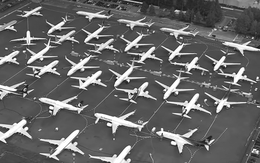
%> input picture Homework 1/3b.png, 260 x 163 px, shrunk from 1927 x 1211 before the run
$ octave solutions.m   (GNU Octave 9; MATLAB toolbox functions it lacks are replaced by stand-ins)
%> lines starting %> are read from the running program, lines starting %| are printed output that depends on the picture; in (x1, y1, x2, y2) boxes, pixels count from 0 and x2, y2 are one past the last pixel; in counts of white or black regions, pixels touching at a corner belong together; the program's own positions count from 1
% Author: G鰎kem Yilmaz
% Date: March 6, 2020
% Introduction to Computer Vision
% Homework 1

source_im = "3b.png";
source_image = imread(source_im);
%> source_image is the input picture: size 163x260x3 uint8; min 10, max 255, mean 103.2
if size(source_im) == 3
    source_image = rgb2gray(source_image);
end

% Test part for Question 1
figure;
histo = histogram(source_image);
%> after the loop in histogram, `for row = 1:rows`: histo = 256 values, max 4077 at index 89, min 0 at index 1, mean 496.6
bar(histo);
xlabel('Intensity');
ylabel('Count');
title("Histogram for: " + source_im);
%> figure, not shown here; tallest bar 4077 high, from x = 88.6 to 89.4

% To compare with MATLAB's built-in image histogram function
figure;
imhist(source_image);
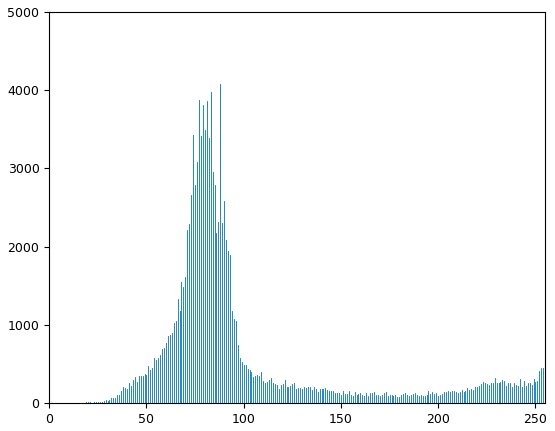
%> figure redrawn from the program's plot data; highest point at x = 88, y = 4077

% Test part for Question 2
binary_image = otsu_threshold(source_image);
%> in otsu_threshold, `n = histogram(source_image);`: n has the same summary as histo in histogram
%> in otsu_threshold, `N = sum(n);`: N = 127140
%> after the loop in otsu_threshold, `for i=1:256`:
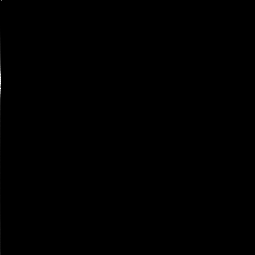
%> P: size 255x255 double; min 0, max 0.0321, mean 1.54e-05; drawn with min black and max white
%> the loop in otsu_threshold, `for T = 2:255` made 254 passes
%> (wb, weightb, wf, weightf, meanb, meanf, max) on passes 10, 15, 16, 18, 19, 20, 21, 22, 23, 24, 25: (2.36e-05, 1.86e-10, 0.986, 7.75e-06, 11, 102, 1.19e-11), (4.72e-05, 3.71e-10, 0.986, 7.75e-06, 13.5, 102, 2.25e-11), (7.08e-05, 5.57e-10, 0.986, 7.75e-06, 14.67, 102, 3.29e-11), (9.44e-05, 7.42e-10, 0.986, 7.75e-06, 15.75, 102, 4.28e-11), (0.000165, 1.3e-09, 0.986, 7.75e-06, 17.57, 102, 7.18e-11), (0.000236, 1.86e-09, 0.986, 7.75e-06, 18.6, 102, 1e-10), (0.000307, 2.41e-09, 0.985, 7.75e-06, 19.38, 102, 1.28e-10), (0.000354, 2.78e-09, 0.985, 7.75e-06, 19.87, 102, 1.46e-10), (0.000472, 3.71e-09, 0.985, 7.75e-06, 20.9, 102, 1.89e-10), (0.000566, 4.45e-09, 0.985, 7.75e-06, 21.58, 102, 2.23e-10), (0.000684, 5.38e-09, 0.985, 7.75e-06, 22.34, 102, 2.65e-10)
%> (wb, weightb, wf, weightf, meanb, meanf, variance) on passes 1 to 6: (0, 0, 0.986, 7.75e-06, NaN, 102, NaN), (0, 0, 0.986, 7.75e-06, NaN, 102, NaN), (0, 0, 0.986, 7.75e-06, NaN, 102, NaN), (0, 0, 0.986, 7.75e-06, NaN, 102, NaN), (0, 0, 0.986, 7.75e-06, NaN, 102, NaN), (0, 0, 0.986, 7.75e-06, NaN, 102, NaN)
%> after the loop in otsu_threshold, `for T = 2:255`: max = 1.29e-07; threshold = 148
%> in otsu_threshold, `binary_image(imageMatrix >= threshold) = 255;`:
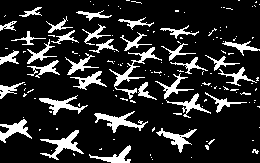
%> binary_image: size 163x260x3 double; 15.9% white; 145 white regions (111 under 20 px), largest, box (x1, y1, x2, y2) and area: (109, 47, 162, 99) 441, (40, 130, 84, 160) 399, (94, 111, 148, 133) 393
figure("Name", source_im);
imshow(binary_image);
xlabel("Binary Image: " + source_im);

% Test part for Question 3
struct_el = ones(3, 3);


binary_image = otsu_threshold(source_image);
%> the loop in otsu_threshold (call 2), `for T = 2:255` made 254 passes
dilated_image = dilation(binary_image, struct_el);
%> after the loop in dilation, `for i = ceil(rows_el / 2): size(source_image, 1) - floor(rows_el / 2)`: dilated_image: size 163x260 double; 31.1% white; 61 white regions (27 under 20 px), largest, box (x1, y1, x2, y2) and area: (154, 24, 259, 119) 2550, (10, 15, 80, 79) 1481, (108, 31, 163, 104) 1448
figure("Name", source_im);
imshow(dilated_image);
xlabel("Dilated Image: " + source_im);


binary_image = otsu_threshold(source_image);
eroded_image = erosion(binary_image, struct_el);
%> after the loop in erosion, `for i = ceil(rows_el / 2): size(source_image, 1) - floor(rows_el / 2)`:
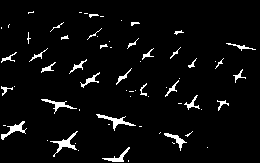
%> eroded_image: size 163x260 double; 4.5% white; 66 white regions (35 under 20 px), largest, box (x1, y1, x2, y2) and area: (50, 131, 78, 157) 171, (96, 114, 136, 131) 164, (1, 121, 27, 140) 147
figure("Name", source_im);
imshow(eroded_image);
xlabel("Eroded Image: " + source_im);


% Test part for Question 4

% inversion of the image for 3b.png
% binary_image = imcomplement(source_image);
binary_image = otsu_threshold(source_image); % if you uncomment imcomplement, then give binary_image as parameter here.

result_image = erosion(binary_image, ones(3,3));
result_image = dilation(result_image, ones(3,3));
%> call 2 of dilation, with struct_el = [1 1 1; 1 1 1; 1 1 1]
%> after the loop in dilation (call 2), `for i = ceil(rows_el / 2): size(source_image, 1) - floor(rows_el / 2)`:
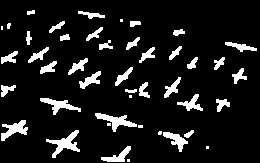
%> dilated_image: size 163x260 double; 10.4% white; 44 white regions (8 under 20 px), largest, box (x1, y1, x2, y2) and area: (46, 130, 80, 158) 340, (95, 113, 137, 132) 298, (1, 120, 28, 141) 273

figure("Name", source_im);
imshow(result_image);
xlabel("Dilated & Eroded Image: " + source_im);
title("Morphological Opeations: " + source_im);


% Labeling the binary image
bwlabeled_image = bwlabel(result_image);
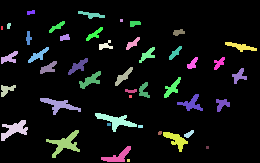
%> bwlabeled_image: size 163x260 double; 45 distinct labels, from 0 to 44; one colour per label, 0 black
% Making the labels rgb
component_label = label2rgb(bwlabeled_image);
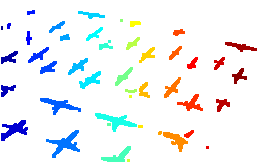
%> component_label: size 163x260x3 uint8; mean R, G, B 238.3, 241.4, 243.7
figure;
imshow(component_label);
xlabel("Labeled Image: " + source_im);


% Implementation the histogram function for Question 1
function histo = histogram(source_image)
% E-mail states that some images are not grayscale.
    imdata = source_image;
    [rows,columns] = size(imdata);
    histo = zeros(256,1);
    for row = 1:rows
      for column = 1:columns
        counter = double(imdata(row,column)) + 1;
        histo(counter) = histo(counter) + 1;
      end
    end
end
% Implementation otsu's method for Question 2
function binary_image = otsu_threshold(source_image)
    imageMatrix = source_image;
    % create histogram of source image.
    [rows, columns] = size(imageMatrix);
    % sum all values.
    P = zeros(255);

    % Compute the histogram
    n = histogram(source_image);
    % Sum the values of all the histogram values
    N = sum(n);

    for i=1:256
        % Compute the count rate of each intensity level.
        P(i)=n(i)/N;
    end

    % Initialize max and threshold as zero.
    max = 0;
    threshold = 0;

    for T = 2:255
        % Calculating background weight
        wb = sum(P(1:T));
        weightb = wb / (rows * columns);
        % Calculating background weight
        wf = sum(P(T+1:255));
        weightf = wf / (rows * columns);

        % Calculating background mean
        meanb = dot([1:T],P(1:T)) / wb;
        % Calculating foreground mean
        meanf = dot([T+1:255],P(T+1:255)) / wf;

        % Calculating between class variance (by the faster approach)
        variance = weightb * weightf * ((meanb - meanf)^2);

        % Threshold is where we find the maximum variance
        if (variance > max)
            max = variance;
            threshold = T;
        end
    end
    binary_image = zeros(size(imageMatrix));
    % Make it white where matrice value is greater than threshold
    binary_image(imageMatrix >= threshold) = 255;
    % Make it black where matrice value is less than threshold
    binary_image(imageMatrix < threshold) = 0;
end
% Implementation of dilation function for Question 3
function dilated_image = dilation(source_image, struct_el)
    % Getting the row & column count of structure element.
    [rows_el, columns_el] = size(struct_el);

    % Resulting dilated image: Contaions zeros for initalization.
    dilated_image = zeros(size(source_image, 1), size(source_image, 2));

    % Rows and columns of structure element should be the same size and
    % they should be odd
    if mod(rows_el, 2) == 0 || mod(columns_el, 2) == 0
        disp("Dimensions of structure element must be odd!");
        return;
    end

    % Itearate through source image to find any crossing between source
    % image and structuring element.
    for i = ceil(rows_el / 2): size(source_image, 1) - floor(rows_el / 2)
        for j = ceil(columns_el / 2): size(source_image, 2) - floor(columns_el / 2)
            % Create a temporary array with the size of structuring element.
            temporary = source_image(i-floor(rows_el/2):i+floor(rows_el/2), j-floor(columns_el/2):j+floor(columns_el/2));
            % See if temporary and structure element have any same value
            % at the same index.
            cross = temporary(logical(struct_el));
            dilated_image(i, j) = max(cross(:));
        end
    end
end
% Implementation of erosion function for Question 3
function eroded_image = erosion(source_image, struct_el)

    % Getting the row & column count of structure element.
    [rows_el, columns_el] = size(struct_el);

    % Resulting eroded image: Contaions zeros for initalization.
    eroded_image = zeros(size(source_image, 1), size(source_image, 2));

    % Rows and columns of structure element should be the same size and
    % they should be odd
    if mod(rows_el, 2) == 0 || mod(columns_el, 2) == 0
        disp("Dimensions of structure element must be odd!");
        return;
    end

    % Itearate through source image to find any crossing between source
    % image and structuring element.
    for i = ceil(rows_el / 2): size(source_image, 1) - floor(rows_el / 2)
        for j = ceil(columns_el / 2): size(source_image, 2) - floor(columns_el / 2)
            % Create a temporary array with the size of structuring element.
            temporary = source_image(i-floor(rows_el/2):i+floor(rows_el/2), j-floor(columns_el/2):j+floor(columns_el/2));

            % See if temporary has a different value in an element compared
            % to struct_el.
            cross = temporary(logical(struct_el));
            eroded_image(i, j) = min(cross(:));

        end
    end
end

$ run again, with Homework 1/1b.png copied over Homework 1/3b.png
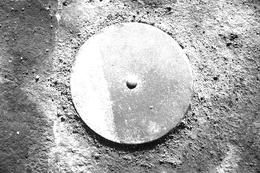
%> input picture Homework 1/1b.png, 260 x 173 px, shrunk from 640 x 426 before the run
%> source_image is the input picture: size 173x260x3 uint8; min 0, max 255, mean 168
%> after the loop in histogram, `for row = 1:rows`: histo = 256 values, max 6408 at index 256, min 3 at index 2, mean 527.1
%> n has the same summary as histo in histogram
%> N = 134940
%> the loop in otsu_threshold, `for T = 2:255` made 254 passes
%> (wb, weightb, wf, weightf, meanb, meanf, max) on passes 1 to 7: (8.89e-05, 6.59e-10, 0.952, 7.06e-06, 1.25, 164.7, 1.24e-10), (0.000111, 8.24e-10, 0.952, 7.06e-06, 1.6, 164.7, 1.55e-10), (0.000156, 1.15e-09, 0.952, 7.06e-06, 2.29, 164.7, 2.15e-10), (0.0002, 1.48e-09, 0.952, 7.06e-06, 2.89, 164.7, 2.74e-10), (0.000267, 1.98e-09, 0.952, 7.06e-06, 3.67, 164.7, 3.62e-10), (0.000311, 2.31e-09, 0.952, 7.06e-06, 4.14, 164.7, 4.2e-10), (0.000467, 3.46e-09, 0.952, 7.06e-06, 5.43, 164.7, 6.19e-10)
%> after the loop in otsu_threshold, `for T = 2:255`: max = 1.18e-07; threshold = 160
%> in otsu_threshold, `binary_image(imageMatrix >= threshold) = 255;`:
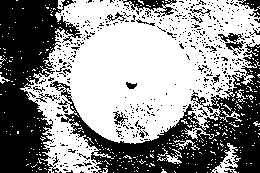
%> binary_image: size 173x260x3 double; 56.4% white; 512 black regions (492 under 20 px), largest, box (x1, y1, x2, y2) and area: (50, 44, 260, 173) 8444, (0, 0, 82, 173) 8253, (122, 0, 177, 17) 366
%> the loop in otsu_threshold (call 2), `for T = 2:255` made 254 passes
%> bwlabeled_image: size 173x260 double; 44 distinct labels, from 0 to 43
%> `component_label = label2rgb(bwlabeled_image);`:
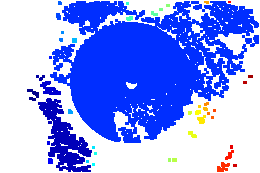
%> component_label: size 173x260x3 uint8; mean R, G, B 142.1, 159.9, 249.3
